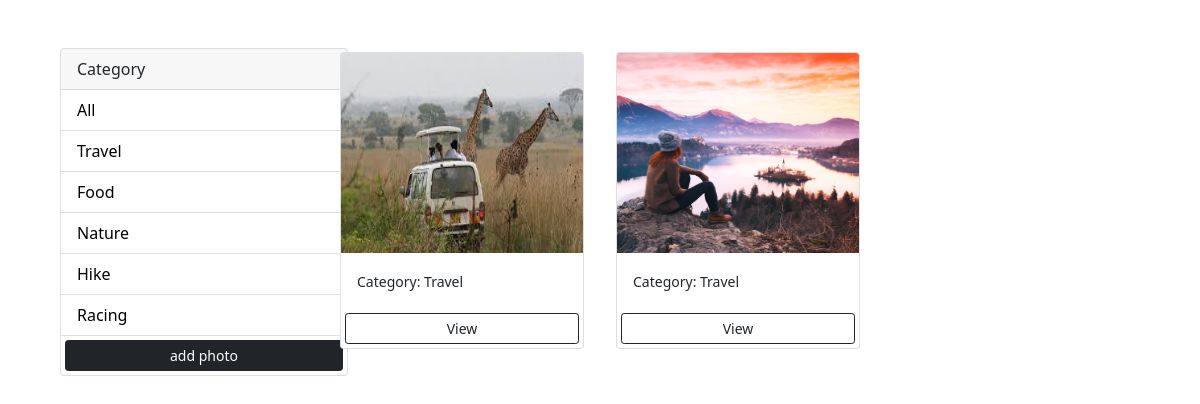
/?category=Travel, run on the app's committed database.
### photos/models.py (models this page shows, shortened)
class Category(models.Model):
    name = models.CharField(max_length=100,null=False, blank=False)

class Photo(models.Model):
    category = models.ForeignKey(Category,on_delete=models.SET_NULL,null=True,blank=True)
    image = models.ImageField(null=False, blank=False)
    description = models.TextField(max_length=500,null=False, blank=False)

### photos/views.py (the view)
# urls.py: path('',views.gallery,name='gallery'),
def gallery(request):
    category = request.GET.get('category')
    if category is None:
        photos = Photo.objects.all()
    else:
        photos = Photo.objects.filter(category__name__contains = category)
    categories = Category.objects.all()
    context = {'categories': categories,'photos': photos}
    return render(request, 'photos/gallery.html', context)

### photos/templates/photos/gallery.html (shortened to what this page needs)
<!DOCTYPE html>
<html lang="en">
<head>
    <link href="https://cdn.jsdelivr.net/npm/bootstrap@5.0.2/dist/css/bootstrap.min.css" rel="stylesheet">
    {% load static %}
      <link rel="stylesheet" href="{% static 'css/main.css' %}">
</head>
<body class="m-5">
    <div class="container">
       <div class="row">
           <div class="col-md-3">
            <div class="card" style="width: 18rem;">
                <div class="card-header">
                  Category
                </div>
                <ul class="list-group list-group-flush " id="ul">
                  <li class="list-group-item">
                      <a href="{% url 'gallery' %}" id="links">All</a>
                  </li>
                  {% for category in categories %}
                  <li class="list-group-item">
                      <a href="{% url 'gallery' %}?category={{ category.name }}">{{ category.name}}</a>
                  </li>
                  {% endfor %}
                    <a class="btn btn-dark btn-block btn-sm m-1" href="{% url 'add' %}">add photo</a>
                </ul>
              </div>
           </div>
           <div class="col-md-9">
                <div class="row">
                    {% for photo in photos %}
                    <div class="col-md-4">
                        <div class="card m-1" id="card">
                            <img src="{{  photo.image.url }}" class="card-img-top" alt="..." style="width: 100%;">
                            <div class="card-body">
                                <small>Category: {{photo.category.name}}</small>
                            </div>
                            <a class="btn btn-outline-dark btn-sm m-1" href="{% url 'photo' photo.id %}">View</a>
                          </div>
                    </div>
                    {% empty %}
                    <h3>no photos...</h3>
                    {% endfor %}
                </div>
           </div>
       </div>
    </div>
</body>
</html>

### photos/static/css/main.css (style rules this page uses)
.card-img-top { height: 200px; width: 100%; }
.list-group-item a { text-decoration: none; color: black !important; }

### data on the page
Category: name "Travel"
Category: name "Food"
Category: name "Nature"
Category: name "Hike"
Category: name "Racing"
Photo: image (picture), category.name "Travel"
Photo: image (picture), category.name "Travel"
